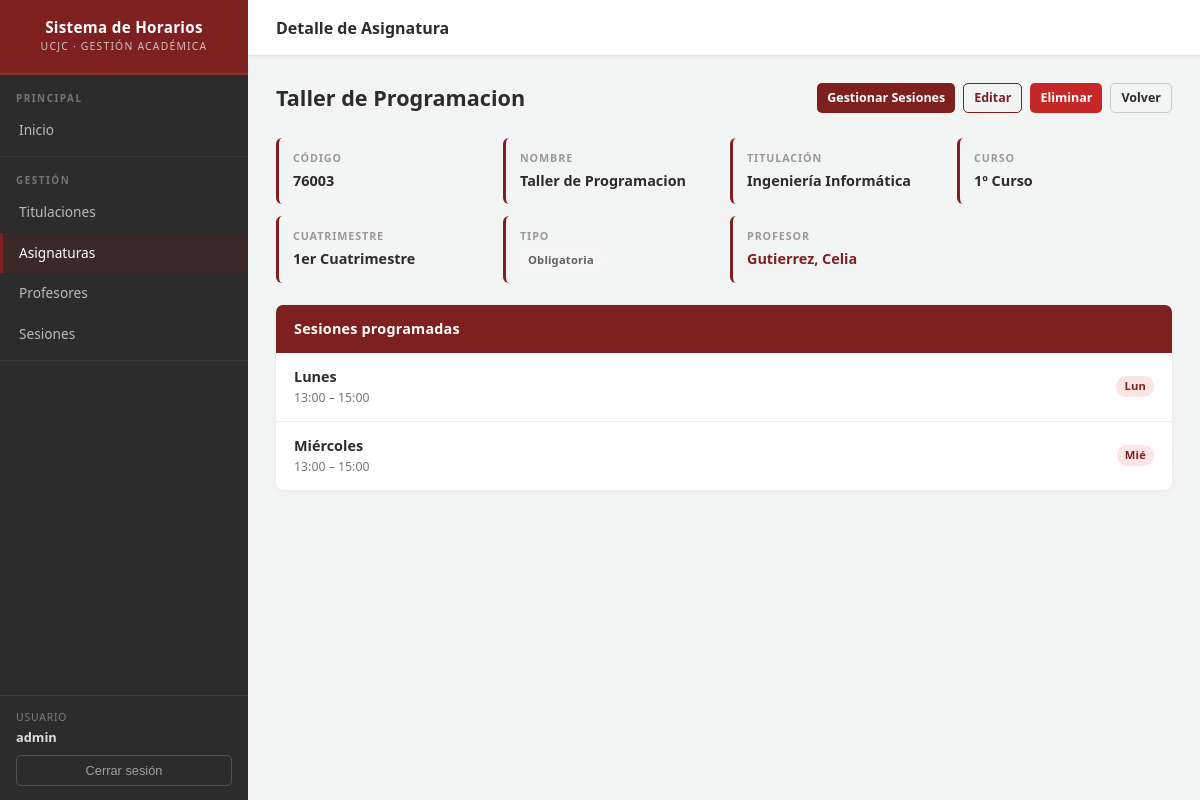
The app's page /horarios/asignatura/3 (signed in) with its own data.
### horarios/models.py (models this page shows, shortened)
class Asignatura(models.Model):
    CURSOS = [
        (1, '1º Curso'),
        (2, '2º Curso'),
        (3, '3º Curso'),
        (4, '4º Curso'),
        (5, '5º Curso'),
    ]
    CUATRIMESTRES = [
        (1, '1er Cuatrimestre'),
        (2, '2do Cuatrimestre'),
    ]
    nombre = models.CharField(max_length=200)
    codigo = models.CharField(max_length=20)
    titulacion = models.ForeignKey(
        Titulacion,
        on_delete=models.PROTECT,
        related_name='asignaturas',
        verbose_name='Titulación',
    )
    curso = models.IntegerField(choices=CURSOS)
    cuatrimestre = models.IntegerField(
        choices=CUATRIMESTRES, default=1, verbose_name='Cuatrimestre'
    )
    es_electiva = models.BooleanField(
        default=False,
        verbose_name='Es electiva',
        help_text='Las asignaturas electivas pueden compartir franja horaria con otras electivas del mismo curso y cuatrimestre.',
    )
    profesor = models.ForeignKey(
        Profesor,
        on_delete=models.SET_NULL,
        null=True,
        blank=True,
        related_name='asignaturas',
    )
    sesiones = models.ManyToManyField(Sesion, blank=True)
    creado_por = models.ForeignKey(
        settings.AUTH_USER_MODEL,
        on_delete=models.CASCADE,
        related_name='asignaturas_propias',
        null=True,
    )
    class Meta:
        unique_together = [['codigo', 'creado_por']]

class Titulacion(models.Model):
    codigo = models.CharField(max_length=10, verbose_name='Código')
    nombre = models.CharField(max_length=200, verbose_name='Nombre')
    creado_por = models.ForeignKey(
        settings.AUTH_USER_MODEL,
        on_delete=models.CASCADE,
        related_name='titulaciones',
        null=True,
    )
    class Meta:
        ordering = ['nombre']
        verbose_name = 'Titulación'
        verbose_name_plural = 'Titulaciones'
        unique_together = [['codigo', 'creado_por']]

class Profesor(models.Model):
    nombre = models.CharField(max_length=100)
    apellidos = models.CharField(max_length=100)
    email = models.EmailField(blank=True, null=True)
    creado_por = models.ForeignKey(
        settings.AUTH_USER_MODEL,
        on_delete=models.CASCADE,
        related_name='profesores_propios',
        null=True,
    )
    def __str__(self):
        return f"{self.apellidos}, {self.nombre}"
    def get_absolute_url(self):
        return reverse('profesor-detail', args=[str(self.id)])

class Sesion(models.Model):
    DIAS_SEMANA = [
        ('LUN', 'Lunes'),
        ('MAR', 'Martes'),
        ('MIE', 'Miércoles'),
        ('JUE', 'Jueves'),
        ('VIE', 'Viernes'),
    ]
    dia = models.CharField(max_length=3, choices=DIAS_SEMANA)
    hora_inicio = models.TimeField()
    hora_fin = models.TimeField()
    creado_por = models.ForeignKey(
        settings.AUTH_USER_MODEL,
        on_delete=models.CASCADE,
        related_name='sesiones_propias',
        null=True,
    )
    class Meta:
        ordering = ['dia', 'hora_inicio']

### horarios/views.py (the view)
# urls.py: path('asignatura/<int:pk>', views.AsignaturaDetailView.as_view(), name='asignatura-detail'),
class AsignaturaDetailView(LoginRequiredMixin, generic.DetailView):
    model = Asignatura
    def get_queryset(self):
        return Asignatura.objects.filter(creado_por=self.request.user)

### horarios/templates/horarios/asignatura_detail.html (shortened to what this page needs)
{% extends "base_generic.html" %}
{% block page_title %}Detalle de Asignatura{% endblock %}
{% block content %}
<div class="page-header">
  <h2>{{ asignatura.nombre }}</h2>
  <div style="display: flex; gap: 8px; flex-wrap: wrap;">
    {% if user.is_authenticated %}
    <a href="{% url 'asignatura-sesiones' asignatura.pk %}" class="btn btn-primary btn-sm">Gestionar Sesiones</a>
    <a href="{% url 'asignatura-update' asignatura.pk %}" class="btn btn-outline btn-sm">Editar</a>
    <a href="{% url 'asignatura-delete' asignatura.pk %}" class="btn btn-danger btn-sm">Eliminar</a>
    {% endif %}
    <a href="{% url 'asignaturas' %}" class="btn btn-secondary btn-sm">Volver</a>
  </div>
</div>
<div class="detail-grid">
  <div class="detail-field">
    <div class="field-label">Código</div>
    <div class="field-value">{{ asignatura.codigo }}</div>
  </div>
  <div class="detail-field">
    <div class="field-label">Nombre</div>
    <div class="field-value">{{ asignatura.nombre }}</div>
  </div>
  <div class="detail-field">
    <div class="field-label">Titulación</div>
    <div class="field-value">{{ asignatura.titulacion.nombre }}</div>
  </div>
  <div class="detail-field">
    <div class="field-label">Curso</div>
    <div class="field-value">{{ asignatura.get_curso_display }}</div>
  </div>
  <div class="detail-field">
    <div class="field-label">Cuatrimestre</div>
    <div class="field-value">{{ asignatura.get_cuatrimestre_display }}</div>
  </div>
  <div class="detail-field">
    <div class="field-label">Tipo</div>
    <div class="field-value">
      {% if asignatura.es_electiva %}
        <span class="badge badge-orange">Electiva</span>
      {% else %}
        <span class="badge badge-gray">Obligatoria</span>
      {% endif %}
    </div>
  </div>
  <div class="detail-field">
    <div class="field-label">Profesor</div>
    <div class="field-value">
      {% if asignatura.profesor %}
        <a href="{{ asignatura.profesor.get_absolute_url }}">{{ asignatura.profesor }}</a>
      {% else %}
        <span style="color: #999;">Sin asignar</span>
      {% endif %}
    </div>
  </div>
</div>
<div class="card">
  <div class="card-header">Sesiones programadas</div>
  {% if asignatura.sesiones.all %}
  <ul class="item-list">
    {% for sesion in asignatura.sesiones.all %}
    <li>
      <div class="item-main">
        <div class="item-title">{{ sesion.get_dia_display }}</div>
        <div class="item-subtitle">{{ sesion.hora_inicio|time:"H:i" }} – {{ sesion.hora_fin|time:"H:i" }}</div>
      </div>
      <span class="badge badge-crimson">{{ sesion.get_dia_display|slice:":3" }}</span>
    </li>
    {% endfor %}
  </ul>
  {% endif %}
</div>
{% endblock %}

### horarios/templates/base_generic.html (shortened to what this page needs)
{% load static %}
<!DOCTYPE html>
<html lang="es">
<head>
  <link rel="stylesheet" href="{% static 'css/style.css' %}?v=7">
</head>
<body>
<div class="layout">
  <aside class="sidebar">
    <div class="sidebar-brand">
      <div class="brand-title">Sistema de Horarios</div>
      <span class="brand-sub">UCJC · Gestión Académica</span>
    </div>
    <div class="sidebar-section">
      <p class="sidebar-section-label">Principal</p>
      <nav>
        <a href="{% url 'index' %}"
           {% if request.resolver_match.url_name == 'index' %}class="active"{% endif %}>
          Inicio
        </a>
      </nav>
    </div>
    <div class="sidebar-section">
      <p class="sidebar-section-label">Gestión</p>
      <nav>
        <a href="{% url 'titulaciones' %}"
           {% if 'titulacion' in request.resolver_match.url_name %}class="active"{% endif %}>
          Titulaciones
        </a>
        <a href="{% url 'asignaturas' %}"
           {% if 'asignatura' in request.resolver_match.url_name %}class="active"{% endif %}>
          Asignaturas
        </a>
        <a href="{% url 'profesores' %}"
           {% if 'profesor' in request.resolver_match.url_name %}class="active"{% endif %}>
          Profesores
        </a>
        <a href="{% url 'sesiones' %}"
           {% if 'sesion' in request.resolver_match.url_name %}class="active"{% endif %}>
          Sesiones
        </a>
      </nav>
    </div>
    <div class="sidebar-user">
      {% if user.is_authenticated %}
        <span class="user-label">Usuario</span>
        <span class="user-name">{{ user.get_username }}</span>
        <form action="{% url 'logout' %}" method="post">
          <button type="submit" class="btn-logout">Cerrar sesión</button>
        </form>
      {% else %}
        <a href="{% url 'login' %}?next={{ request.path }}" class="sidebar-login-link">
          Iniciar sesión
        </a>
      {% endif %}
    </div>
  </aside>
  <div class="main-wrapper">
    <div class="top-bar">
      <div class="top-bar-title">{% block page_title %}Sistema de Horarios{% endblock %}</div>
    </div>
    <div class="page-body">
      {% block content %}{% endblock %}
    </div>
  </div>
</div>
</body>
</html>

### records on screen
Asignatura: nombre "Taller de Programacion", codigo "76003", titulacion.nombre "Ingeniería Informática", curso "1º Curso", cuatrimestre "1er Cuatrimestre", profesor "Gutierrez, Celia"
Sesion: dia "Lunes", hora_inicio "13:00", hora_fin "15:00", dia "Lun"
Sesion: dia "Miércoles", hora_inicio "13:00", hora_fin "15:00", dia "Mié"

### other values on screen
{{ user.get_username }} "admin"
